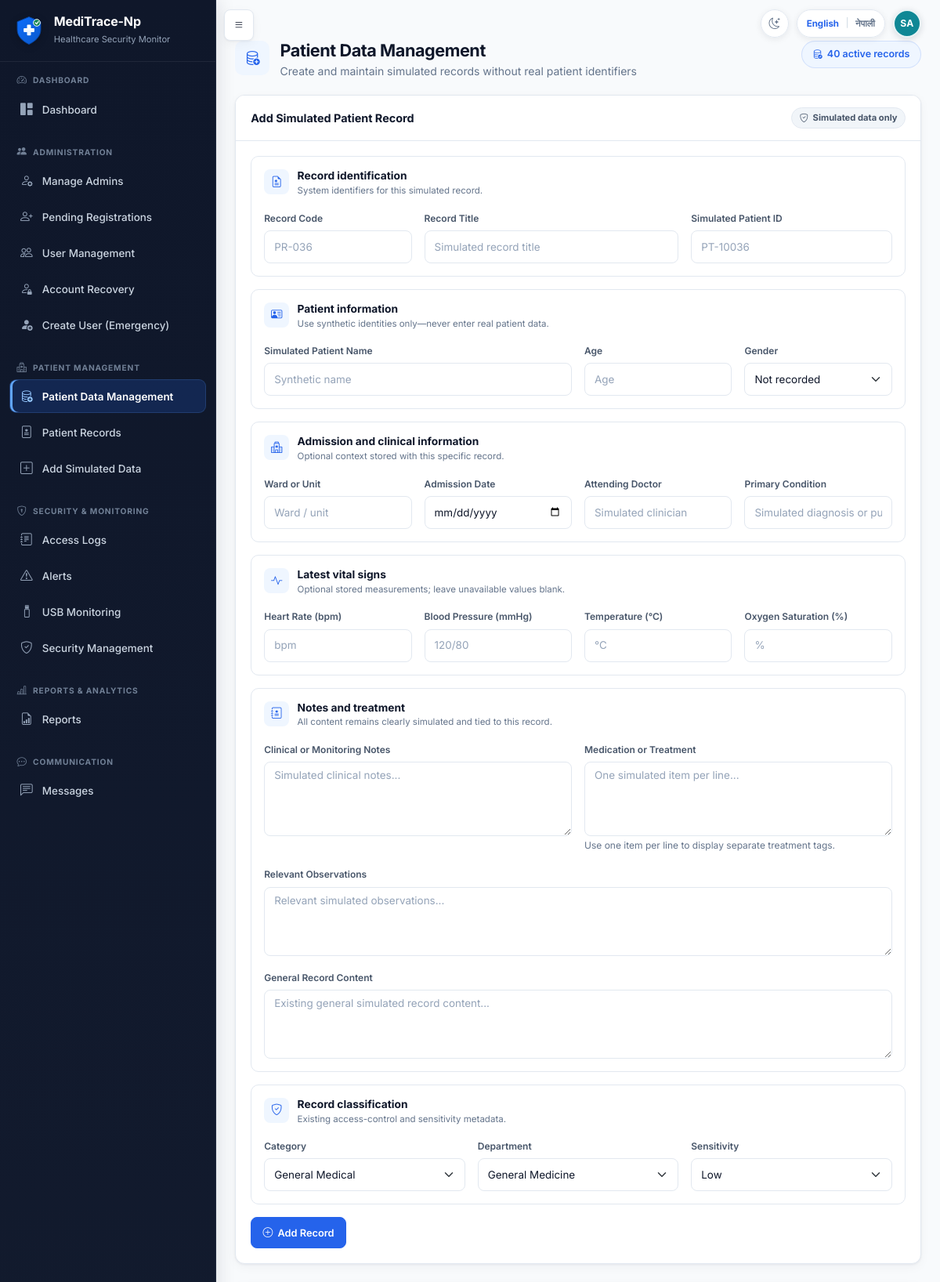
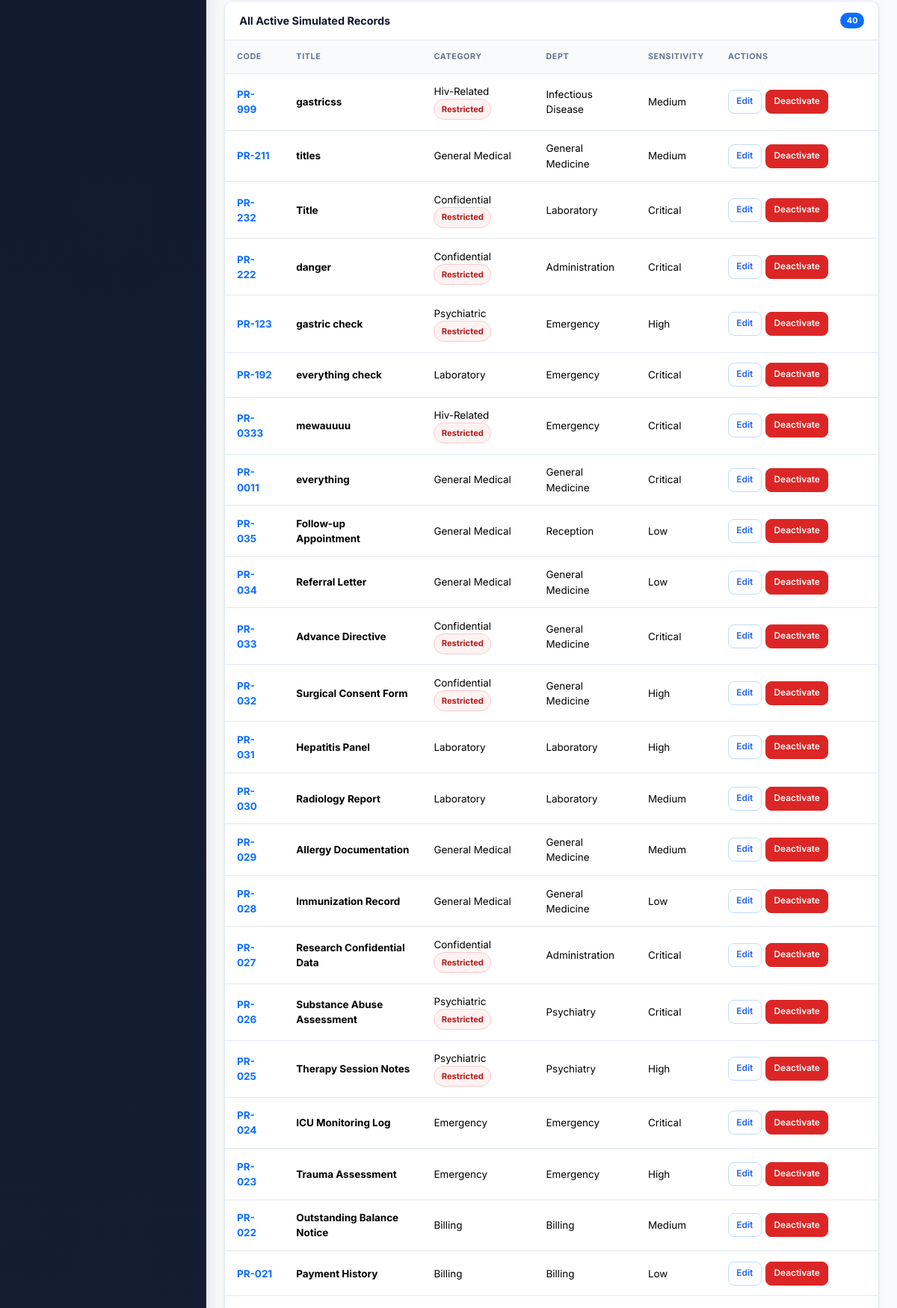
/admin/patient-data (signed in, upper part), run on the app's committed database (2 pictures, top to bottom).
### tables this page shows
CREATE TABLE patient_records (
            id INTEGER PRIMARY KEY AUTOINCREMENT,
            patient_code TEXT NOT NULL UNIQUE,
            record_title TEXT NOT NULL,
            record_category TEXT NOT NULL,
            department TEXT NOT NULL,
            sensitivity_level TEXT NOT NULL,
            content TEXT NOT NULL,
            created_at TEXT NOT NULL
        , is_active INTEGER NOT NULL DEFAULT 1, patient_identifier TEXT, patient_name TEXT, patient_age INTEGER, patient_gender TEXT, ward TEXT, admission_date TEXT, attending_doctor TEXT, primary_condition TEXT, clinical_notes TEXT, medication_or_treatment TEXT, relevant_observations TEXT, heart_rate INTEGER, blood_pressure TEXT, temperature REAL, oxygen_saturation REAL);

### app.py (the view, shortened to what this page needs)
@app.route('/admin/patient-data', methods=['GET', 'POST'])
@login_required
@admin_panel_required
def patient_data_management():
    return render_patient_data_management_form()

### account_recovery.py (called while the page is built, shortened)
def _actor_dict(actor):
    return getattr(actor, '_raw', actor) or {}

def _visibility(actor, alias='r'):
    actor = _actor_dict(actor)
    if actor.get('role') == 'Super Admin':
        return '1=1', []

def get_recovery_request_count(actor, open_only=True):
    where, params = _visibility(actor)
    status_sql = " AND r.status IN ('pending', 'in_review', 'identity_verified')" if open_only else ''
    conn = get_db()
    count = conn.execute(
        f'SELECT COUNT(*) AS count FROM account_recovery_requests r WHERE {where}{status_sql}',
        params,
    ).fetchone()['count']
    conn.close()
    return count

### app.py (called while the page is built, shortened)
@app.context_processor
def inject_message_context():
    ep = request.endpoint
    def nav_active(*endpoints):
        return 'active' if ep in endpoints else ''
    ctx = {
        'unread_messages': [],
        'unread_message_count': 0,
        'nav_active': nav_active,
        'APP_NAME': Config.APP_NAME,
        'open_recovery_request_count': 0,
        'is_restricted_record': is_restricted_record,
        'sensitivity_label': sensitivity_display,
        'sensitivity_key': sensitivity_key,
    }
    if current_user.is_authenticated:
        ctx['unread_messages'] = get_unread_messages_for_user(current_user.id)
        ctx['unread_message_count'] = len(ctx['unread_messages'])
        if current_user.is_admin_panel:
            ctx['open_recovery_request_count'] = get_recovery_request_count(current_user)
    return ctx

@app.before_request
def enforce_credential_session_state():
    if not current_user.is_authenticated:
        return None
    stored_version = int(session.get('credential_version', 0) or 0)
    allowed = {'change_temporary_password', 'change_language', 'logout', 'static'}
    if current_user.must_change_password and request.endpoint not in allowed:
        flash('You must replace your temporary password before continuing.', 'warning')
        return redirect(url_for('change_temporary_password'))
    return None

### auth.py (called while the page is built)
def load_user(user_id):
    user_dict = get_user_by_id(int(user_id))
    if user_dict is None:
        return None
    if (
        user_dict['approval_status'] != 'approved'
        or not user_dict['is_active']
        or user_dict.get('is_deleted', 0)
    ):
        return None
    return User(user_dict)

    @property
    def is_super_admin(self):
        return self.role == 'Super Admin'

    @property
    def is_admin_panel(self):
        return self.role in Config.ADMIN_PANEL_ROLES

### templates/patient_data_management.html (shortened to what this page needs)
{% extends "base.html" %}
{% from "macros.html" import page_header, sensitivity_pill %}
{% from "record_form_macros.html" import patient_record_fields %}
{% block extra_head %}
<link href="{{ url_for('static', filename='css/record-forms.css') }}" rel="stylesheet">
{% endblock %}
{% block content %}
<div class="app-page">
{{ page_header('Patient Data Management', 'Create and maintain simulated records without real patient identifiers', 'bi-database-add', records|length ~ ' active records', 'bi-database-check') }}
<div class="card mb-4">
  <div class="card-header"><span>Add Simulated Patient Record</span><span class="status-pill status-neutral"><i class="bi bi-shield-check"></i>Simulated data only</span></div>
  <div class="card-body">
    <form method="POST">
      {{ patient_record_fields(categories, departments, sensitivities, submitted_record if submitted_action == 'create' else none) }}
      <div class="app-actions mt-3"><button class="btn btn-primary"><i class="bi bi-plus-circle"></i>Add Record</button></div>
    </form>
  </div>
</div>
<div class="card">
  <div class="card-header"><span>All Active Simulated Records</span><span class="badge bg-primary">{{ records|length }}</span></div>
  <div class="table-responsive">
    <table class="table table-sm mb-0">
      <thead><tr><th>Code</th><th>Title</th><th>Category</th><th>Dept</th><th>Sensitivity</th><th>Actions</th></tr></thead>
      <tbody>
        {% for r in records %}
        <tr>
          <td><strong class="text-primary">{{ r.patient_code }}</strong></td>
          <td><strong>{{ r.record_title }}</strong></td>
          <td>{{ tr_display(r.record_category) }}{% if r.is_restricted %} <span class="status-pill status-critical">Restricted</span>{% endif %}</td>
          <td>{{ tr_display(r.department) }}</td>
          <td>{{ sensitivity_pill(r.sensitivity_level) }}</td>
          <td><div class="table-actions">
            <button class="btn btn-sm btn-outline-primary" data-bs-toggle="collapse" data-bs-target="#editRecord{{ r.id }}">Edit</button>
            <form method="POST" class="d-inline" data-confirm="Deactivate this record?">
              <button class="btn btn-sm btn-danger">Deactivate</button>
            </form>
          </div></td>
        </tr>
        {% else %}
        <tr><td colspan="6" class="text-center text-muted">No records available.</td></tr>
        {% endfor %}
      </tbody>
    </table>
  </div>
</div>
</div>
{% endblock %}

### templates/macros.html (shortened to what this page needs)
{% macro page_header(title, subtitle, icon, badge=None, badge_icon='bi-shield-check') %}
<header class="app-page-header">
    <div class="app-page-header-left">
        <div class="app-page-icon" aria-hidden="true"><i class="bi {{ icon }}"></i></div>
        <div>
            <h1 class="app-page-title">{{ _(title) }}</h1>
            {% if subtitle %}<p class="app-page-subtitle">{{ _(subtitle) }}</p>{% endif %}
        </div>
    </div>
    {% if badge %}
    <span class="app-page-badge"><i class="bi {{ badge_icon }}"></i>{{ _(badge) }}</span>
    {% endif %}
</header>
{% endmacro %}
{% macro user_initials(user) -%}
{% set full_name = user.full_name|default('', true)|trim %}
{% set display_name = user.display_name|default('', true)|trim %}
{% set username = user.username|default('', true)|trim %}
{% set initials_source = full_name or display_name or username %}
{% set name_parts = initials_source.split() %}
{% if name_parts|length > 1 %}{{ (name_parts[0][0] ~ name_parts[-1][0])|upper }}
{% elif name_parts|length == 1 %}{{ name_parts[0][0]|upper }}
{% else %}?{% endif %}
{%- endmacro %}
{% macro sensitivity_pill(level) %}
{% set key = sensitivity_key(level) %}
{% if key == 'critical' %}
<span class="pr-sensitivity pr-sensitivity-critical">{{ tr_display(sensitivity_label(level)) }}</span>
{% elif key == 'high' %}
<span class="pr-sensitivity pr-sensitivity-high">{{ tr_display(sensitivity_label(level)) }}</span>
{% elif key == 'medium' %}
<span class="pr-sensitivity pr-sensitivity-medium">{{ tr_display(sensitivity_label(level)) }}</span>
{% elif key == 'low' %}
<span class="pr-sensitivity pr-sensitivity-low">{{ tr_display(sensitivity_label(level)) }}</span>
{% else %}
<span class="pr-sensitivity pr-sensitivity-neutral"><span class="pr-dot" aria-hidden="true"></span>{{ tr_display(sensitivity_label(level)) }}</span>
{% endif %}
{% endmacro %}

### data on the page
patient_records: patient_code "PR-999", record_title "gastricss", record_category "Hiv-Related", shows "Restricted", department "Infectious Disease", sensitivity_level "Medium"
patient_records: patient_code "PR-211", record_title "titles", record_category "General Medical", department "General Medicine", sensitivity_level "Medium"
patient_records: patient_code "PR-232", record_title "Title", record_category "Confidential", shows "Restricted", department "Laboratory", sensitivity_level "Critical"
patient_records: patient_code "PR-222", record_title "danger", record_category "Confidential", shows "Restricted", department "Administration", sensitivity_level "Critical"
patient_records: patient_code "PR-123", record_title "gastric check", record_category "Psychiatric", shows "Restricted", department "Emergency", sensitivity_level "High"
patient_records: patient_code "PR-192", record_title "everything check", record_category "Laboratory", department "Emergency", sensitivity_level "Critical"
patient_records: patient_code "PR-0333", record_title "mewauuuu", record_category "Hiv-Related", shows "Restricted", department "Emergency", sensitivity_level "Critical"
patient_records: patient_code "PR-0011", record_title "everything", record_category "General Medical", department "General Medicine", sensitivity_level "Critical"
patient_records: patient_code "PR-035", record_title "Follow-up Appointment", record_category "General Medical", department "Reception", sensitivity_level "Low"
patient_records: patient_code "PR-034", record_title "Referral Letter", record_category "General Medical", department "General Medicine", sensitivity_level "Low"
patient_records: patient_code "PR-033", record_title "Advance Directive", record_category "Confidential", shows "Restricted", department "General Medicine", sensitivity_level "Critical"
patient_records: patient_code "PR-032", record_title "Surgical Consent Form", record_category "Confidential", shows "Restricted", department "General Medicine", sensitivity_level "High"
patient_records: patient_code "PR-031", record_title "Hepatitis Panel", record_category "Laboratory", department "Laboratory", sensitivity_level "High"
patient_records: patient_code "PR-030", record_title "Radiology Report", record_category "Laboratory", department "Laboratory", sensitivity_level "Medium"
patient_records: patient_code "PR-029", record_title "Allergy Documentation", record_category "General Medical", department "General Medicine", sensitivity_level "Medium"
patient_records: patient_code "PR-028", record_title "Immunization Record", record_category "General Medical", department "General Medicine", sensitivity_level "Low"
patient_records: patient_code "PR-027", record_title "Research Confidential Data", record_category "Confidential", shows "Restricted", department "Administration", sensitivity_level "Critical"
patient_records: patient_code "PR-026", record_title "Substance Abuse Assessment", record_category "Psychiatric", shows "Restricted", department "Psychiatry", sensitivity_level "Critical"
patient_records: patient_code "PR-025", record_title "Therapy Session Notes", record_category "Psychiatric", shows "Restricted", department "Psychiatry", sensitivity_level "High"

### other printed values
{{ (name_parts[0][0] ~ name_parts[-1][0])|upper }} "SA"
{{ APP_NAME|default('MediTrace-Np') }} "MediTrace-Np"
{{ records|length }} "40"
form field record_category "General Medical"
form field department "General Medicine"
form field sensitivity_level "Low"
